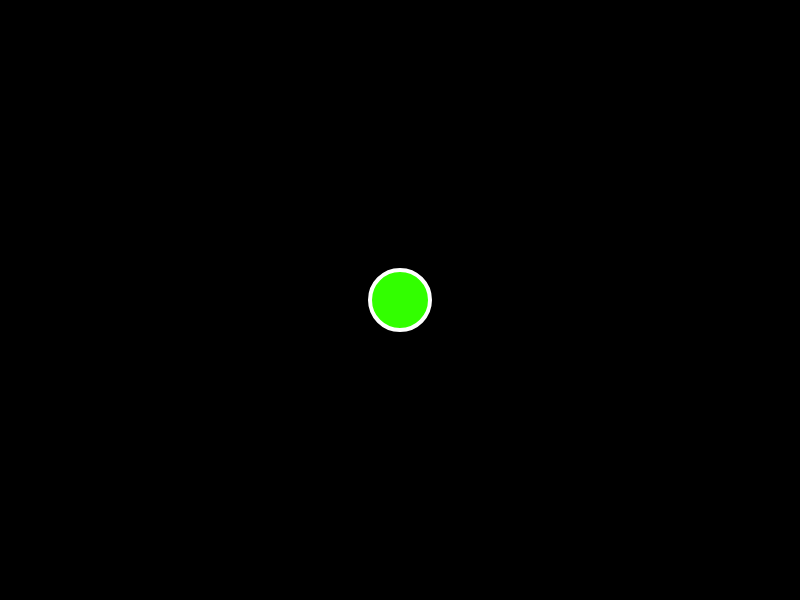
Frame 1 (no input)
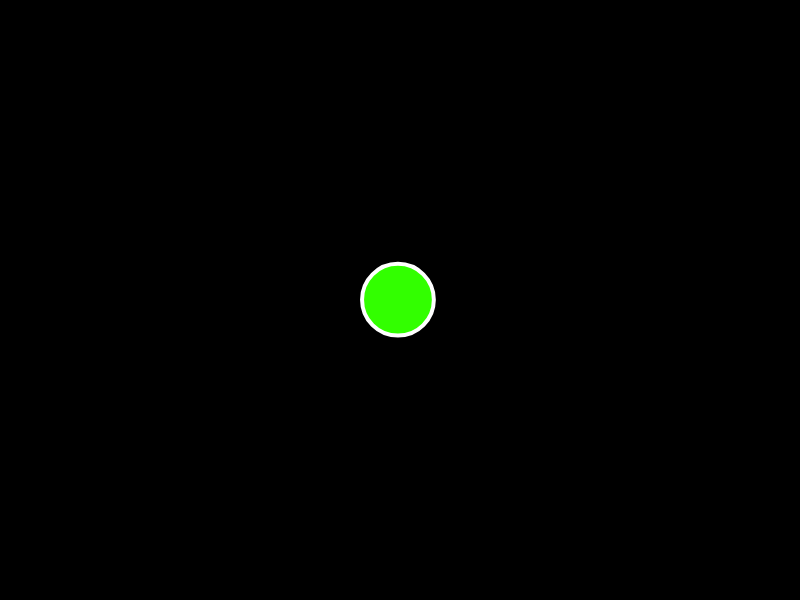
Frame 60 (no input)
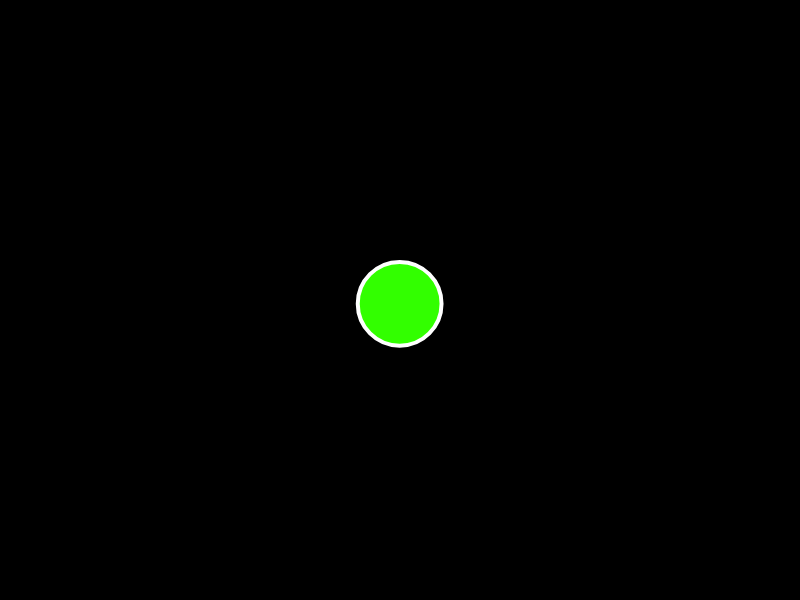
Frame 120 (the mouse pressed at the canvas centre since frame 60)

The p5.js sketch that drew these frames (run headless with seeded random() and noise() and a simulated clock; from frame 60 on, the mouse is pressed at the canvas centre):

// p5.js sketch
// ── sketch.js

var cells = [];

function setup() {
  createCanvas(800, 600);
  cells.push(new Cell(width/2, height/2, 30));
}

function draw() {
  background(0);
  for(var i=cells.length-1; i>=0; i--) {
    cells[i].show();
    cells[i].update();
  }
}

class Cell {
  constructor(x, y, r) {
    this.x = x;
    this.y = y;
    this.r = r;
    this.splitSize = random(50,80);
  }

  show() {
    fill(50, 255, 0);
    stroke(255);
    strokeWeight(4);
    ellipse(this.x, this.y, this.r *2, this.r * 2);
  }

  update() {
    this.r += 0.1;

    this.x += random(-1,1);
    this.y += random(-1,1);

    if(this.canSplit()) {
      this.split();
    }
  }

  canSplit() {
    return this.r >= this.splitSize;
  }

  split() {
    cells.push(new Cell(this.x + random(-this.r, this.r), this.y + random(-this.r,this.r), this.r/2));
    cells.push(new Cell(this.x + random(-this.r, this.r), this.y + random(-this.r,this.r), this.r/2));

    var cell_index = cells.indexOf(this);
    cells.splice(cell_index, 1);
  }
}
